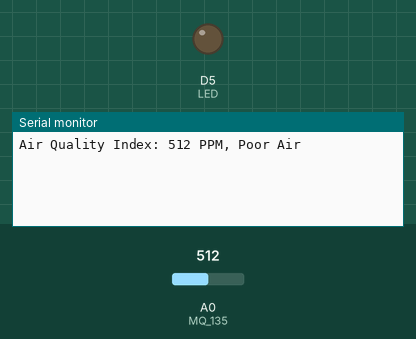
Bench run of a sketch on a simulated ESP8266 (NodeMCU). Shown: output pins drawn as LEDs (lit = HIGH), the last lines printed to the serial monitor. Inputs (shaded band) come from the test bench; at power-on: A0 (MQ_135) = 512.

Above: at 1.8 s.
1.9 s: A0 (MQ_135) set to 490
At 3.6 s:
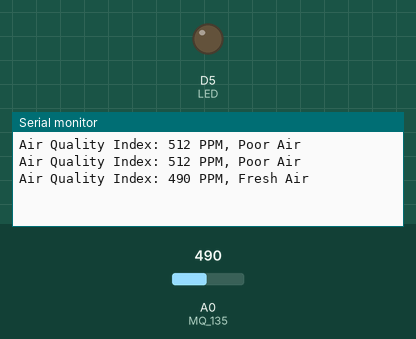
5.5 s: A0 (MQ_135) set to 1010
At 7.8 s:
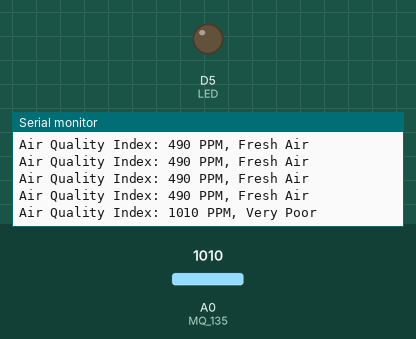

Measured:
- after the input at 1.9 s, the serial monitor: prints a new line after 1.1 s (image 1)
- after the input at 5.5 s, the serial monitor: prints a new line after 1.5 s (image 2)

The sketch:

MQ_135.ino
```cpp
#include <ESP8266WiFi.h>
// #include <BlynkSimpleEsp8266.h>
#include "MQ135.h"

#define MQ_135 A0
#define LED D5
#define DOUT_MQ D3

float analysis(int);

void setup()
{
  Serial.begin(115200);

  pinMode(LED, OUTPUT);
  pinMode(MQ_135, INPUT);
  pinMode(DOUT_MQ, INPUT);
}

void loop()
{
  // Blynk.run();
  // timer.run();
  // MQ135 gasSensor = MQ135(A0);
  // float air_quality = gasSensor.getPPM();
  // Serial.print("Air Quality: ");
  // Serial.print(air_quality);
  // Serial.println("  PPM");
  // Serial.println();
  int aqi = analogRead(A0);
  delay(1000);
  Serial.print("Air Quality Index: ");
  Serial.print(aqi, DEC);
  Serial.print(" PPM");

  if(aqi < 500){
    Serial.println(", Fresh Air");
    } else if(aqi > 500 && aqi <= 1000){
      Serial.println(", Poor Air");
    } else if(aqi > 1000){
      Serial.println(", Very Poor");
      }
}

// float analysis(int adc){
//   float slope = -0.2884453282;
//   float A = 2.720027932;
//   float Rseries = 1000;
//   float V_Rseries = ((float)adc*5)/1023;
//   Rs = ((5-V_Rseries)/V_Rseries)*Rseries;
//   float R0 = 1809.52;
//   /*
//    * R0 คือ ค่าความต้านทานเซ็นเซอร์ขณะที่ Ammonia เท่ากับ 100 ppm ในอากาศที่สะอาด
//    * ควรปรับจูนด้วยการสอบเทียบกับเซ็นเซอร์มาตรฐาน
//    */
//   float Y = Rs/R0;
//   float Methane_gas = pow(10,(log10(Y/A)/slope));
//   return Methane_gas;
// }
```
